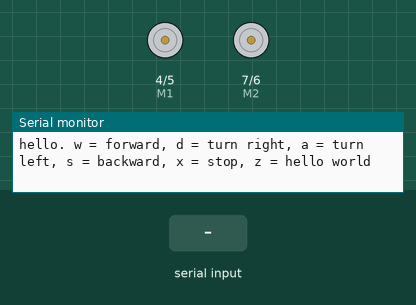
Simulated run of this sketch. Board: Arduino Uno, built with avr-gcc and run on an emulated ATmega328P. On the bench: direction and speed pins drawn as motors (green arrow = direction pin HIGH = forward, orange = LOW = backward, longer = more drive), the last lines printed to the serial monitor. The test bench sets the inputs (shaded band).

Above: at 1.2 s.
1.3 s: "5" received over Serial
At 2.1 s:
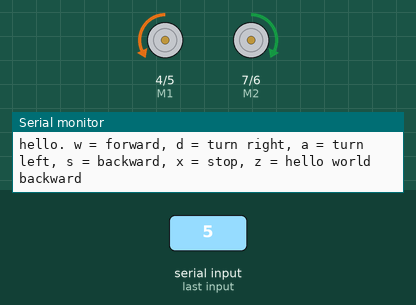
3.8 s: "8" received over Serial
At 4.4 s:
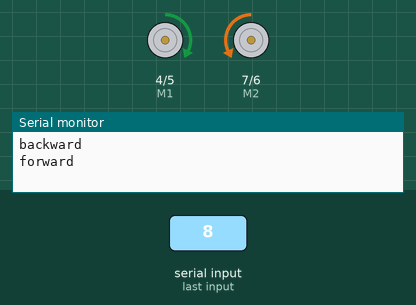
6.3 s: "4" received over Serial
At 7.5 s:
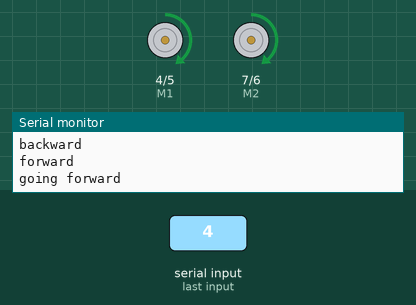
9.3 s: "6" received over Serial
At 9.8 s:
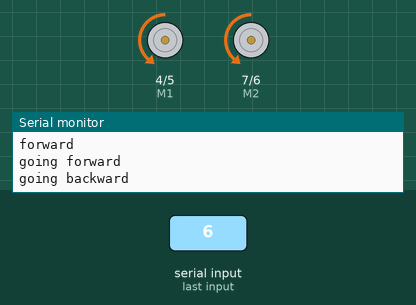
12.3 s: "3" received over Serial
At 13.1 s:
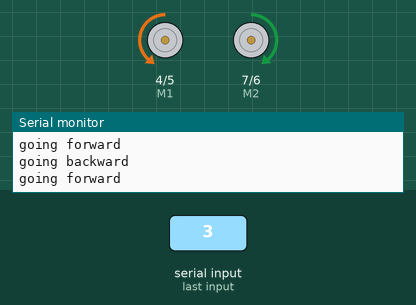
14.8 s: "7" received over Serial
At 15.2 s:
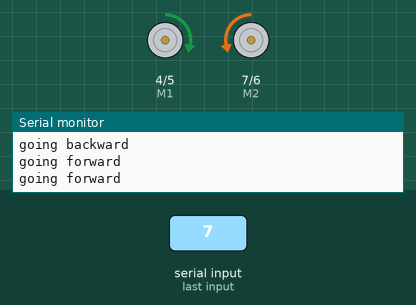
Timing chart, 0 to 17.8 s (numbered marks = the images above; inputs shaded):
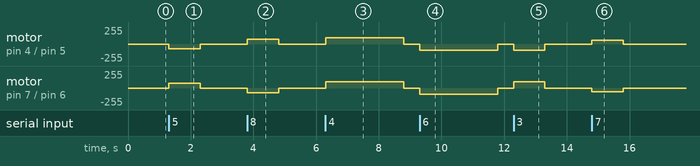

Measured:
- after the input at 1.3 s, motor on pin 4 (M1) / pin 5 (E1): stopped → backward 70/255 at once, → stopped 1.0 s later; motor on pin 7 (M2) / pin 6 (E2): stopped → forward 70/255 at once, → stopped 1.0 s later
- after the input at 3.8 s, motor on pin 4 (M1) / pin 5 (E1): stopped → forward 70/255 at once, → stopped 1.0 s later; motor on pin 7 (M2) / pin 6 (E2): stopped → backward 70/255 at once, → stopped 1.0 s later
- after the input at 6.3 s, motor on pin 4 (M1) / pin 5 (E1), motor on pin 7 (M2) / pin 6 (E2): stopped → forward 95/255 at once, → stopped 2.5 s later
- after the input at 9.3 s, motor on pin 4 (M1) / pin 5 (E1), motor on pin 7 (M2) / pin 6 (E2): stopped → backward 95/255 at once, → stopped 2.5 s later
- after the input at 12.3 s, motor on pin 4 (M1) / pin 5 (E1): stopped → backward 95/255 at once, → stopped 1.0 s later; motor on pin 7 (M2) / pin 6 (E2): stopped → forward 95/255 at once, → stopped 1.0 s later
- after the input at 14.8 s, motor on pin 4 (M1) / pin 5 (E1): stopped → forward 55/255 at once, → stopped 1.0 s later; motor on pin 7 (M2) / pin 6 (E2): stopped → backward 55/255 at once, → stopped 1.0 s later

The sketch:

Actions_Executions.ino
```cpp
//Motor Definitions

int E1 = 5;     //M1 Speed Control
int E2 = 6;     //M2 Speed Control
int M1 = 4;     //M1 Direction Control
int M2 = 7;     //M2 Direction Control

//DIRECTIONS

//STOP
void stop(void)
{
  digitalWrite(E1, 0);
  digitalWrite(M1, LOW);
  digitalWrite(E2, 0);
  digitalWrite(M2, LOW);
}

//ADVANCE
void advance(char a, char b)
{
  analogWrite (E1, a);
  digitalWrite(M1, HIGH);
  analogWrite (E2, b);
  digitalWrite(M2, HIGH);
}

//MOVE BACKWARDS
void back_off (char a, char b)
{
  analogWrite (E1, a);
  digitalWrite(M1, LOW);
  analogWrite (E2, b);
  digitalWrite(M2, LOW);
}


//TURN LEFT
void turn_L (char a, char b)
{
  analogWrite (E1, a);
  digitalWrite(M1, LOW);
  analogWrite (E2, b);
  digitalWrite(M2, HIGH);
}

//TURN RIGHT
void turn_R (char a, char b)
{
  analogWrite (E1, a);
  digitalWrite(M1, HIGH);
  analogWrite (E2, b);
  digitalWrite(M2, LOW);
}

void setup(void) {
  char val ;

  int i;
  for (i = 4; i <= 7; i++)
    pinMode(i, OUTPUT);
  Serial.begin(9600);
  Serial.println("hello. w = forward, d = turn right, a = turn left, s = backward, x = stop, z = hello world"); //Display instructions in the serial monitor
  digitalWrite(E1, LOW);
  digitalWrite(E2, LOW);
}

void loop(void) {
  if ( Serial.available() ) {
    char  val = Serial.read();
    if (val != -1)
    {
      switch (val)
      {
        case '5'://Move backward
          Serial.println("backward");
          turn_L (70, 70);
          delay (1000);
          stop();
          break;
        case '8'://Move forward
          Serial.println("forward");
          turn_R (70, 70);
          delay (1000);
          stop();
          break;

        case '4'://Turn Left
          Serial.println("going forward");
          advance (95, 95);  //move forward at max speed
          delay (2500);
          stop();
          break;
        case '6'://Turn Right
          Serial.println("going backward");
          back_off (95, 95);  //move backwards at max speed
          delay (2500);
          stop();
          break;
        case '1' : //turn right "doucement"
           Serial.println("going backward");
           back_off (90, 90);  //move backwards at max speed
           delay (900);
           stop();
           break;
        case '2' : //turn left "doucement"
           Serial.println("going forward");
           advance (90, 90);  //move forward at max speed
           delay (900);
           stop();
           break;
        case '3' : //backword "doucement"
           Serial.println("going forward");
           turn_L (55, 55);  //move forward at max speed
           delay (1000);
           stop();
           break;
        case '7' : //avnace "doucement"
           Serial.println("going forward");
           turn_R (55, 55);  //move forward at max speed
           delay (1000);
           stop();
           break;

        default :
          break;
      }
  }
  }
  else stop();
}
```
